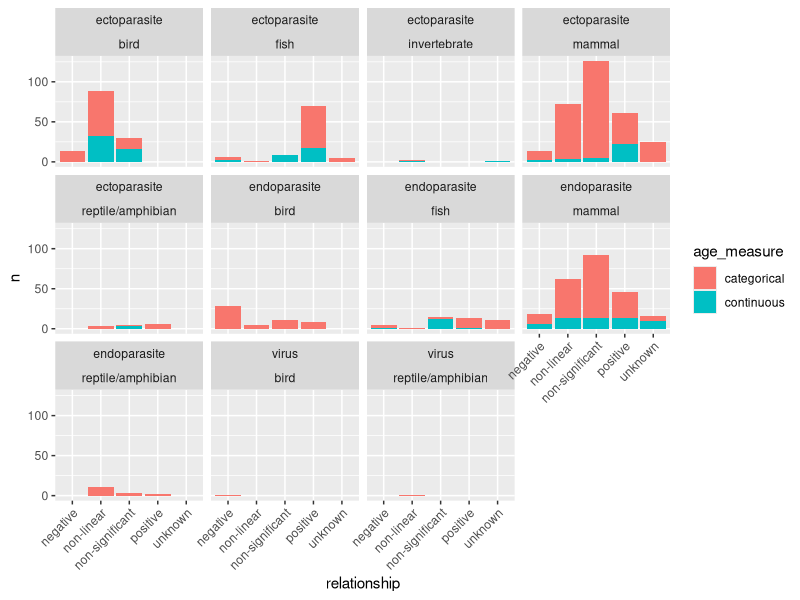

Here is the R script that generated this plot:


## load packages
 library(data.table)
 library(tidyverse)
 library(ggplot2)

## load data
age <- read_csv("input/age-parasitism.csv")

## rename some column names
age <- rename(age, relationship = `type of age~parasite relationship`)

## make minor changes to data 
age$relationship[age$relationship == "?"] <- "unknown"

## header
head(age)
 
## number of unique studies
unique(age$filename)

## number of relationships by host 
age %>%
  group_by(host_taxonomy) %>%
  summarise(n = n())
  
## number of relationships by parasite 
age %>%
  group_by(parasite_taxonomy) %>%
  summarise(n = n())

## number of relationships by host age 
age %>%
  group_by(age_measure) %>%
  summarise(n = n())

## number of relationships by parasite, age, and type of age~parasite relationship
df1 <- age %>%
  group_by(parasite_taxonomy,
           host_taxonomy,
           age_measure, 
           relationship) %>%
  summarise(n = n()) %>%
  print(n = 22)

df1 %>%
  group_by(parasite_taxonomy,
           host_taxonomy) %>%
  summarize(n = sum(n))


## visualize 
ggplot(df1) +
  geom_col(aes(y = n, x = relationship, fill = age_measure)) + 
  facet_wrap(~parasite_taxonomy*host_taxonomy) +
  theme(axis.text.x = element_text(angle = 45, hjust = 1))


## number of relationships by host age (continuous age only)
age %>%
  filter(age_measure == "continuous") %>%
  summarise(n = n())

## social behaviour
unique(age$other_drivers_parasitism)
